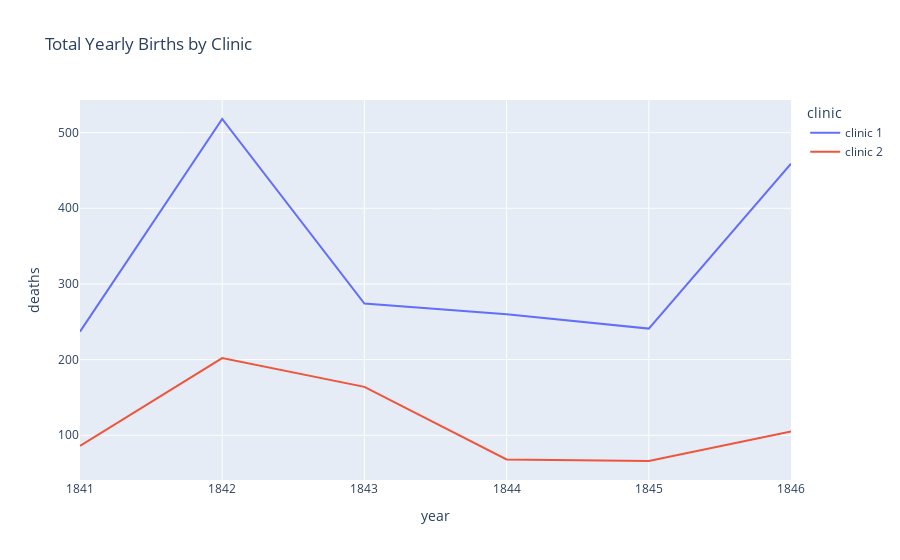

Notebook cell for this chart:
### Code cell
line = px.line(df_yearly, 
               x='year', 
               y='deaths',
               color='clinic',
               title='Total Yearly Births by Clinic')
 
line.show()

### Figure 1 — Plotly figure (JSON) as saved in the notebook; plotly's stock layout.template omitted (floating-point values rounded to 4 significant figures)
{"data": [{"hovertemplate": "clinic=clinic 1<br>year=%{x}<br>deaths=%{y}<extra></extra>", "legendgroup": "clinic 1", "line": {"color": "#636efa", "dash": "solid"}, "marker": {"symbol": "circle"}, "mode": "lines", "name": "clinic 1", "orientation": "v", "showlegend": true, "type": "scatter", "x": [1841, 1842, 1843, 1844, 1845, 1846], "xaxis": "x", "y": [237, 518, 274, 260, 241, 459], "yaxis": "y"}, {"hovertemplate": "clinic=clinic 2<br>year=%{x}<br>deaths=%{y}<extra></extra>", "legendgroup": "clinic 2", "line": {"color": "#EF553B", "dash": "solid"}, "marker": {"symbol": "circle"}, "mode": "lines", "name": "clinic 2", "orientation": "v", "showlegend": true, "type": "scatter", "x": [1841, 1842, 1843, 1844, 1845, 1846], "xaxis": "x", "y": [86, 202, 164, 68, 66, 105], "yaxis": "y"}], "layout": {"legend": {"title": {"text": "clinic"}, "tracegroupgap": 0}, "title": {"text": "Total Yearly Births by Clinic"}, "xaxis": {"anchor": "y", "domain": [0, 1], "title": {"text": "year"}}, "yaxis": {"anchor": "x", "domain": [0, 1], "title": {"text": "deaths"}}}}
